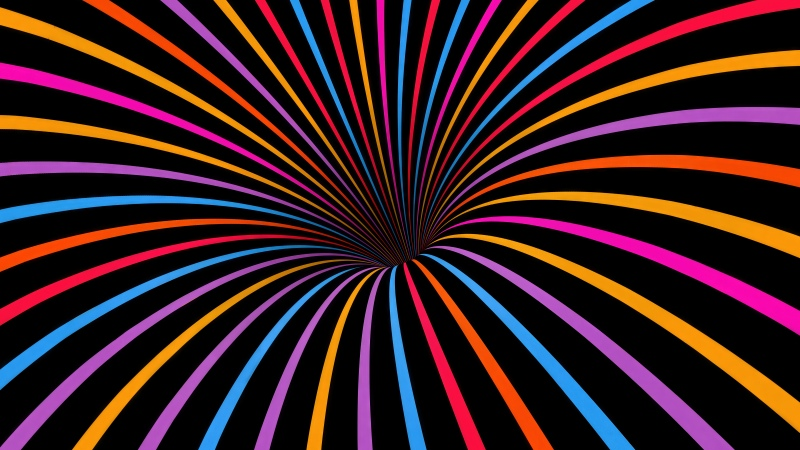
#> input picture task-1/images/vortex.jpg, 800 x 450 px, found by its file name
$ python edge_detection_by_derivative.py
#> lines starting #> are read from the running program, lines starting #| are printed output that depends on the picture; after the words box and inside, x2 and y2 are one past the last pixel; in counts of white or black regions, pixels touching at a corner belong together
import cv2
import numpy as np

image = cv2.imread("Lab-1/images/vortex.jpg", cv2.IMREAD_GRAYSCALE)
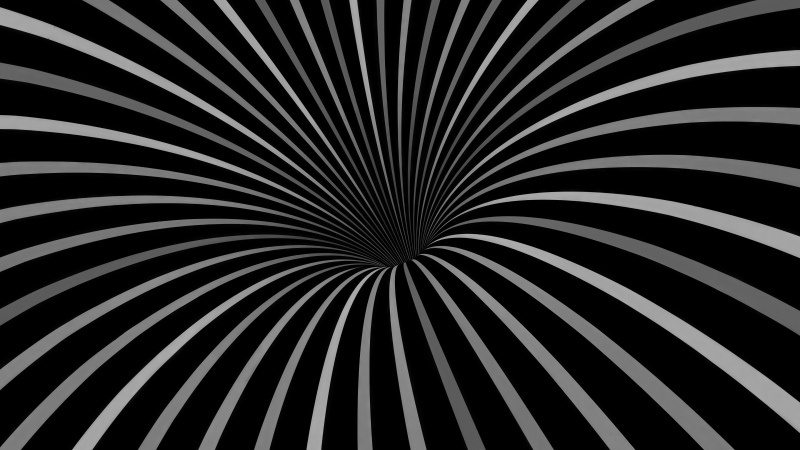
#> image: shape (450, 800); min 0, max 175, mean 37.2

if image is None:
    print("Error: vortex.jpg not found.")
    exit()

cv2.imshow("Original Image", image)

rows, columns = image.shape
#> rows = 450; columns = 800

print(f"Image dimensions: {rows} rows x {columns} columns")
#| Image dimensions: 450 rows x 800 columns

# Convert to float so subtraction does not cause uint8 overflow
image = image.astype(np.float32)

# X-direction derivative
x_derivative = np.zeros((rows, columns), dtype=np.float32)
x_derivative[:, :-1] = image[:, 1:] - image[:, :-1]
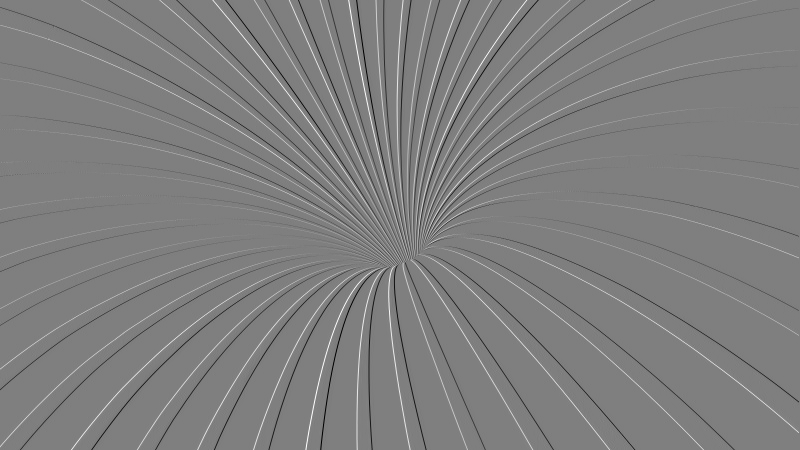
#> x_derivative: shape (450, 800) float32; min -152, max 153, mean 0; drawn with min black and max white

# Y-direction derivative
y_derivative = np.zeros((rows, columns), dtype=np.float32)
y_derivative[:-1, :] = image[1:, :] - image[:-1, :]
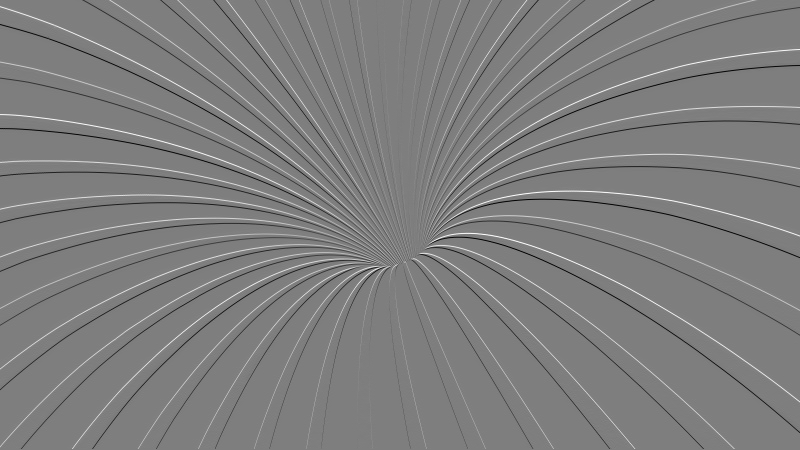
#> y_derivative: shape (450, 800) float32; min -157, max 159, mean 0; drawn with min black and max white

# Absolute values
x_edge = np.abs(x_derivative)
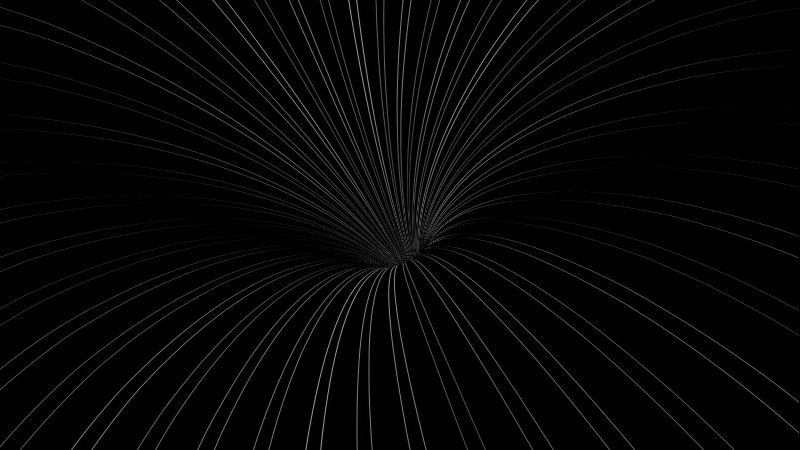
#> x_edge: shape (450, 800) float32; min 0, max 153, mean 5.5
y_edge = np.abs(y_derivative)
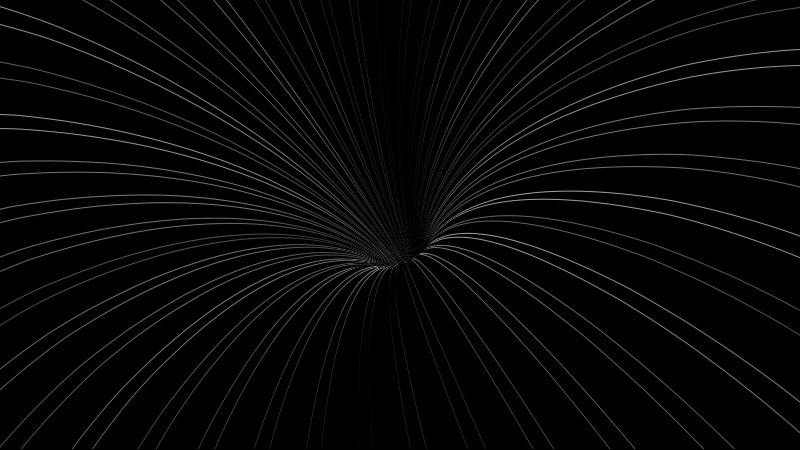
#> y_edge: shape (450, 800) float32; min 0, max 159, mean 6.7

# Combine X and Y derivatives
edge = np.sqrt((x_derivative ** 2) + (y_derivative ** 2))
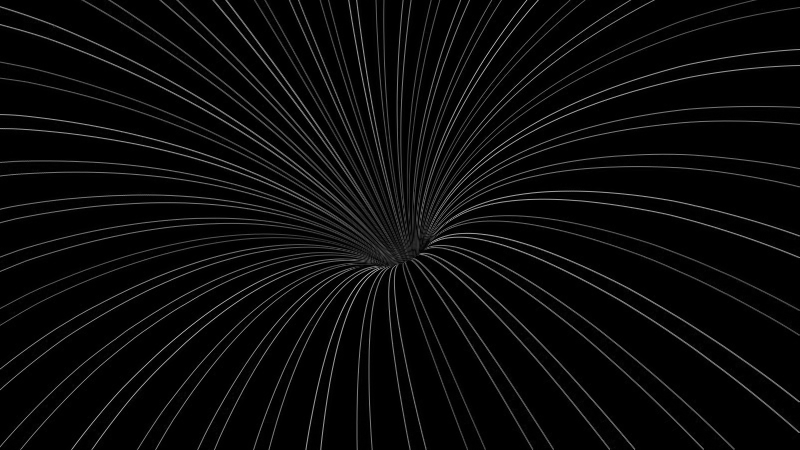
#> edge: shape (450, 800) float32; min 0, max 170.5, mean 10.1

# Threshold level
level = 5

# Show only edges greater than the level
threshold_edge = np.zeros((rows, columns), dtype=np.uint8)
threshold_edge[edge > level] = 255

# Convert edge images to uint8 for display
x_edge = np.clip(x_edge, 0, 255).astype(np.uint8)
y_edge = np.clip(y_edge, 0, 255).astype(np.uint8)
display_edge = np.clip(edge, 0, 255).astype(np.uint8)

# Display results
cv2.imshow("X Direction Edge", x_edge)
cv2.imshow("Y Direction Edge", y_edge)
cv2.imshow("Overall Edge", display_edge)
cv2.imshow("Threshold Edge", threshold_edge)
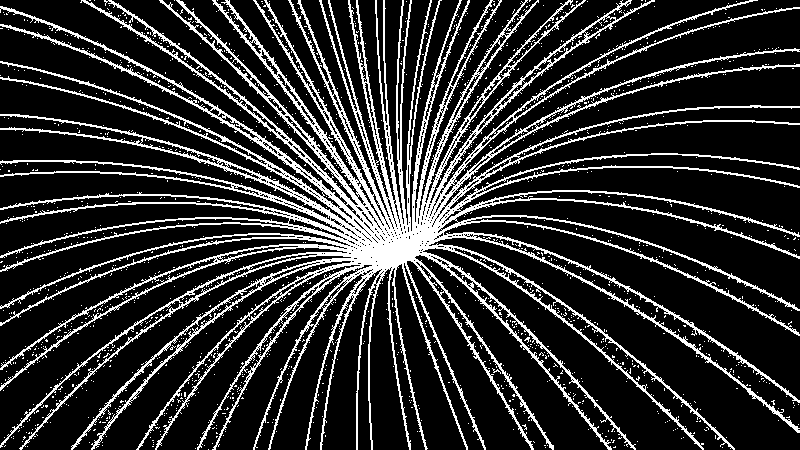
#> window 'Threshold Edge': shape (450, 800); 18.9% white in thin lines or dots

# Save results
cv2.imwrite("x_edge.png", x_edge)
cv2.imwrite("y_edge.png", y_edge)
cv2.imwrite("edge.png", display_edge)
cv2.imwrite("threshold_edge.png", threshold_edge)

cv2.waitKey(0)
cv2.destroyAllWindows()

$ run again, with task-1/images/color.jpg copied over task-1/images/vortex.jpg
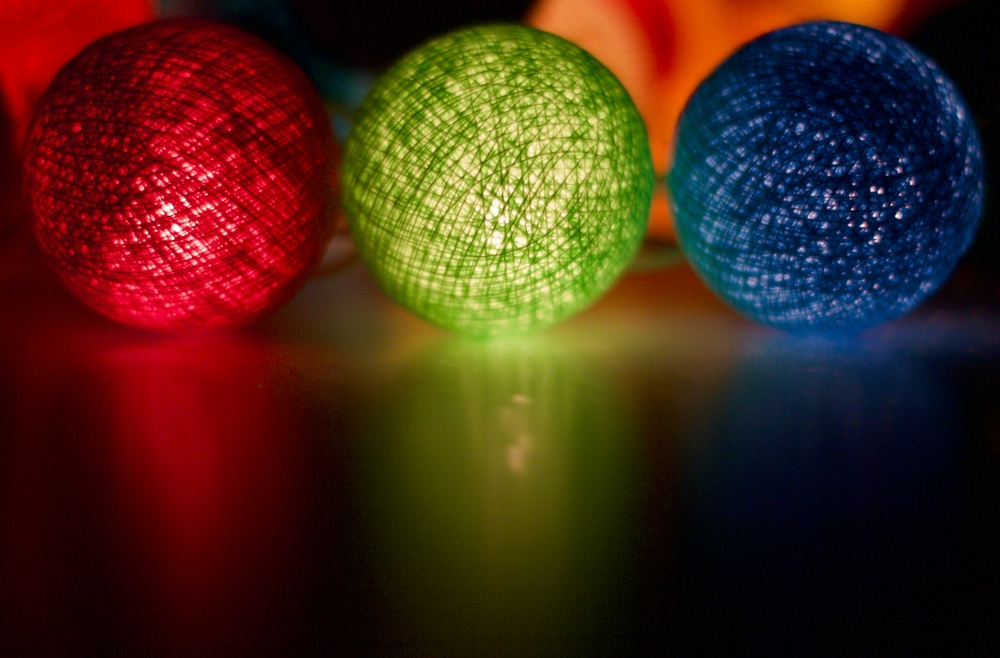
#> input picture task-1/images/color.jpg, 1000 x 658 px, shrunk from 4950 x 3259 before the run, found by its file name
#| Image dimensions: 658 rows x 1000 columns
#> `y_derivative[:-1, :] = image[1:, :] - image[:-1, :]`:
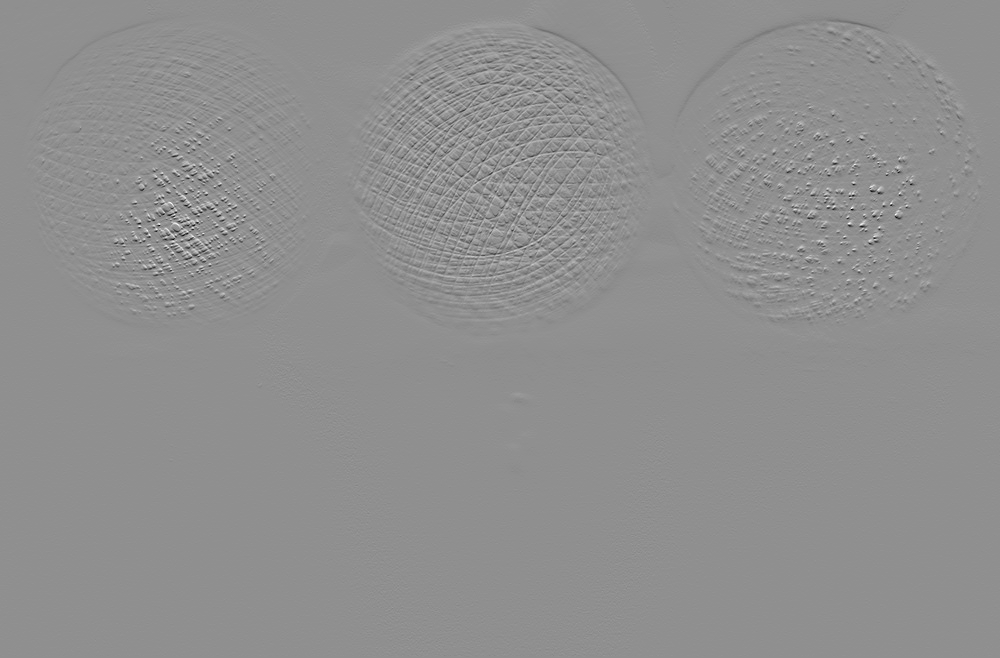
#> y_derivative: shape (658, 1000) float32; min -153, max 118, mean -0.1; drawn with min black and max white
#> `cv2.imshow("Threshold Edge", threshold_edge)`:
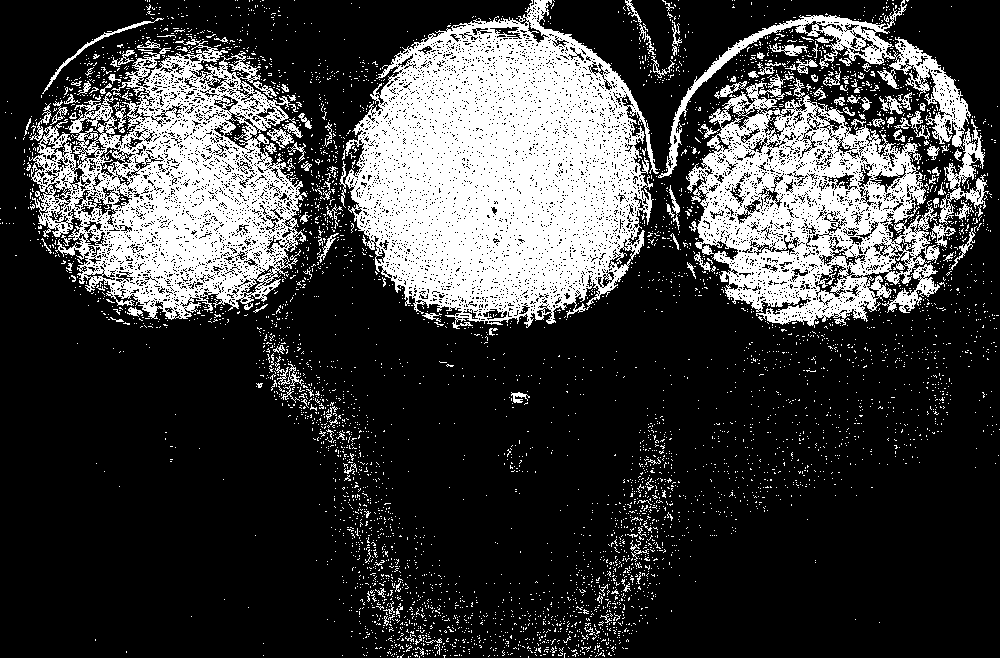
#> window 'Threshold Edge': shape (658, 1000); 24.9% white; 4911 white regions (4761 under 20 px), largest, box (x1, y1, x2, y2) and area: (339, 0, 659, 329) 65731, (29, 36, 307, 320) 38526, (686, 74, 940, 328) 31910
